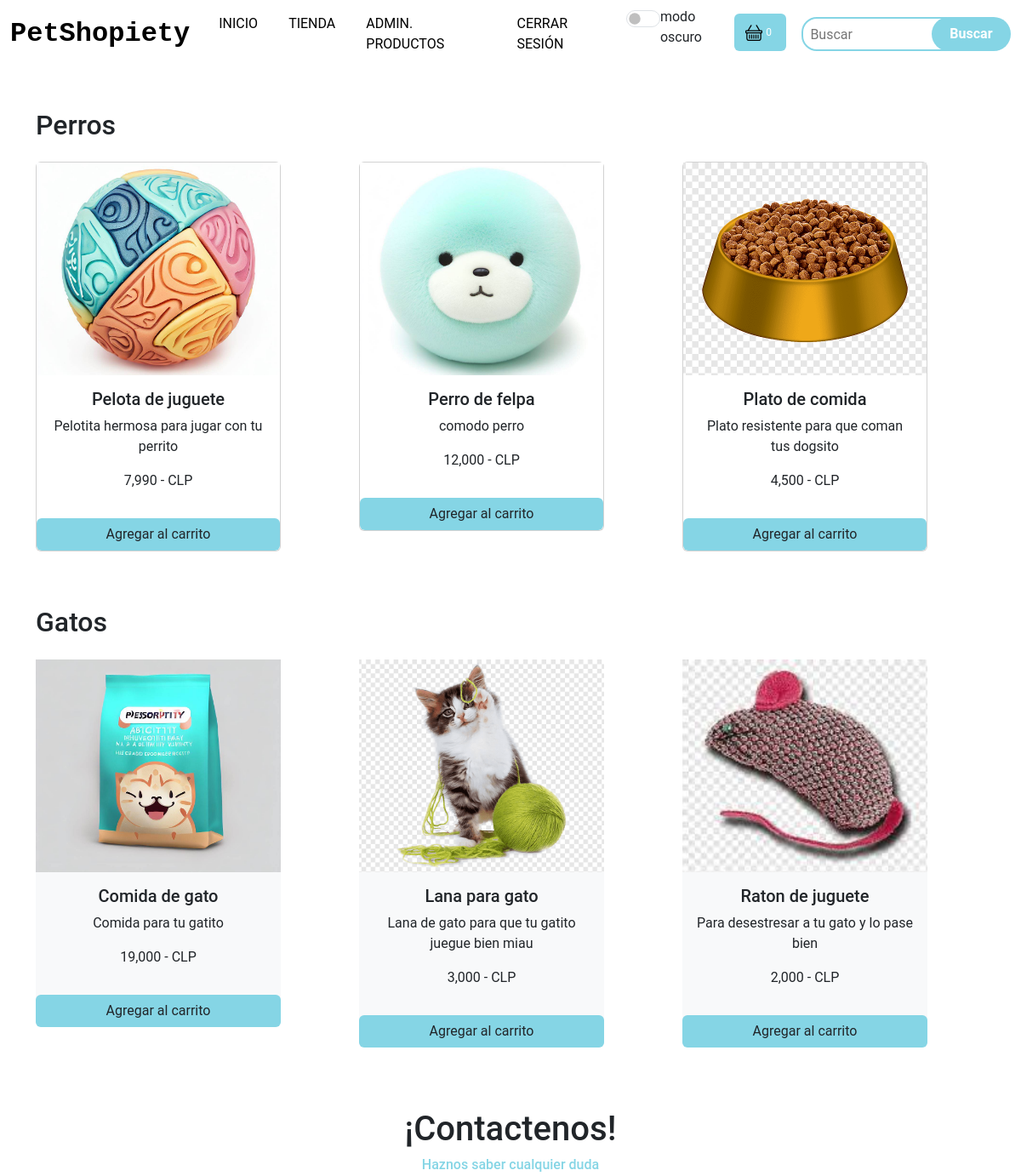
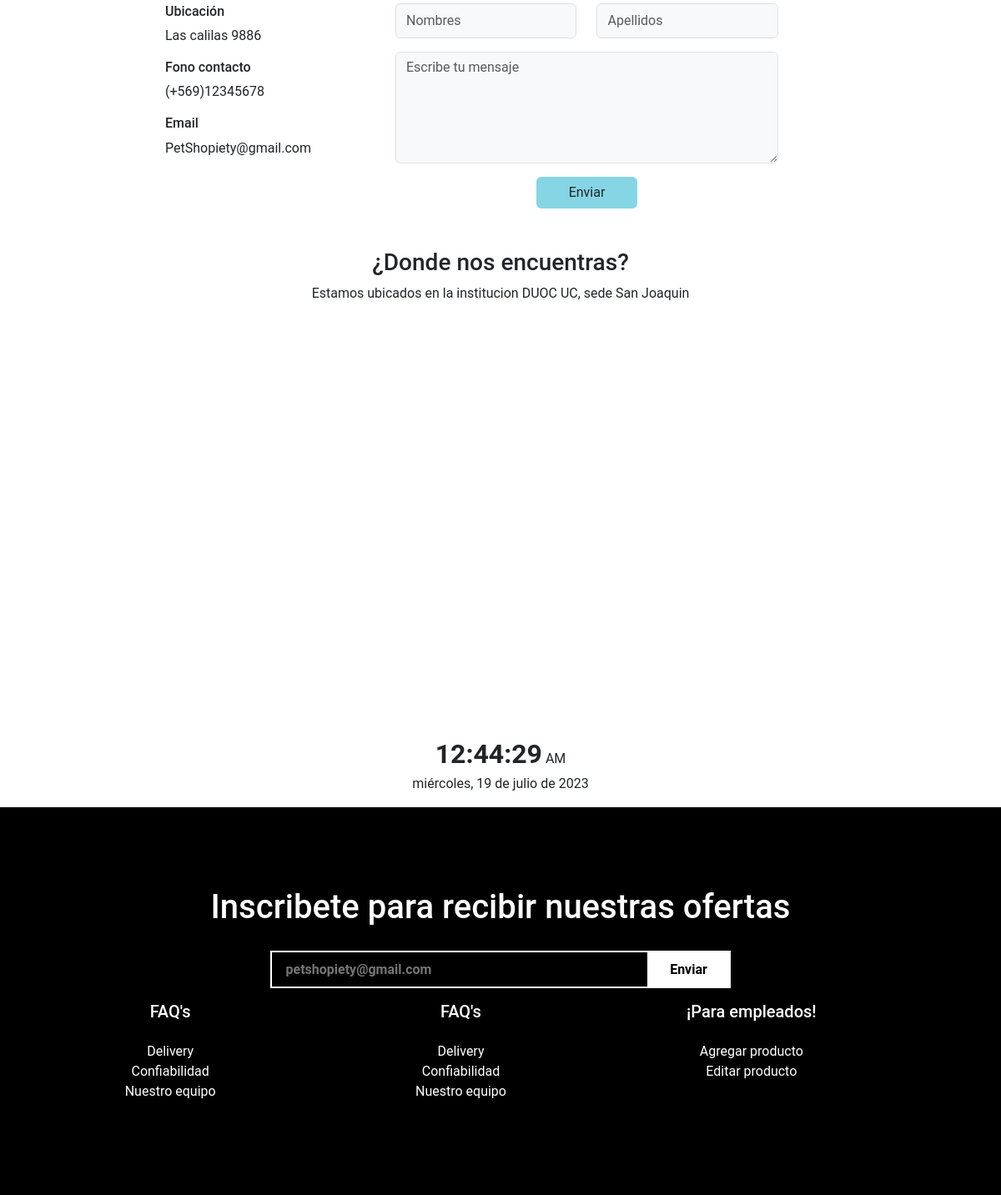
The app's page /tienda (signed in) with its own data (2 pictures, top to bottom).
### apps/PetShopiety/models.py (models this page shows, shortened)
class Producto(models.Model):
    sku = models.IntegerField(primary_key=True)
    nombre = models.CharField(max_length=50)
    stock = models.IntegerField()
    precio = models.IntegerField()
    descripcion = models.CharField(max_length=200)
    id_cat = models.ForeignKey(Categoria, on_delete=models.CASCADE)
    img_url = models.ImageField(upload_to='imagenesProducto')

### apps/PetShopiety/views.py (the view)
# urls.py: path('tienda', views.cargarTienda),
def cargarTienda(request):
    if request.user.is_authenticated:
        comprador = request.user.comprador
        orden, created = Orden.objects.get_or_create(
            comprador=comprador, completado=False)
        items = orden.itemsorden_set.all()
        cartItems = orden.obtener_total_items
    else:
        items = []
        orden = {"obtener_total_carrito": 0,
                 "obtener_total_items": 0, 'shipping': False}
        cartItems = orden['obtener_total_items']
    productos = Producto.objects.all()
    categoria_perros = Producto.objects.filter(id_cat=1)
    categoria_gatos = Producto.objects.filter(id_cat=2)
    return render(request, "tienda.html", {"prod": productos, "cate_gatos": categoria_gatos, "cate_perros": categoria_perros, 'cartItems': cartItems, 'items': items})

### apps/PetShopiety/models.py (called while the page is built)
    @property
    def obtener_total_items(self):
        itemsorden = self.itemsorden_set.all()
        total = sum([item.cantidad for item in itemsorden])
        return total

### apps/PetShopiety/templates/tienda.html (shortened to what this page needs)
<html lang="en">
{%load static%}
{%load humanize %}
<head>
  <link href="https://cdn.jsdelivr.net/npm/bootstrap@5.3.0-alpha3/dist/css/bootstrap.min.css" rel="stylesheet"
 />
  <link rel="stylesheet" href="https://cdn.jsdelivr.net/npm/bootstrap-icons@1.10.5/font/bootstrap-icons.css">
  {% block head %}
  <link rel="stylesheet" href="{% static 'css/style.css' %}">
  {% endblock %}
</head>
<body>
  <nav class="navbar navbar-expand-lg">
    <div class="container-fluid">
      <a class="navbar-brand fw-bold" href="/index">PetShopiety</a>
      <div class="collapse navbar-collapse" id="navbarSupportedContent">
        <ul class="navbar-nav m-auto mb-2 mb-lg-0">
          <li class="nav-item">
            <a class="nav-link active" href="/index">Inicio</a>
          </li>
          <li class="nav-item">
            <a class="nav-link" href="/tienda">Tienda</a>
          </li>
          <li>
            {% if user.is_authenticated and user.administrador %}
            <a class="nav-link" href="/admin_productos">ADMIN. PRODUCTOS</a>
            {% endif %}
          </li>
          <li>
            {% if request.user.is_authenticated %}
            <a class="nav-link" href="/cerrar_sesion">Cerrar sesión</a>
            {% endif %}
          </li>
          <li>
            <div class="form-check form-switch">
              <input type="checkbox" class="form-check-input" id="checkbox" onclick="setDarkMode()">
              <label class="form-check-label" for="checkbox">modo oscuro</label>
            </div>
          </li>
        </ul>
        <div class="col-1 mb-1 ">
          <button id="carrito" class="btn align-content-center" type="button" data-bs-toggle="offcanvas"
            data-bs-target="#offcanvasScrolling" aria-controls="offcanvasScrolling">
            <span id="cantidad-carrito" class="cantidad-carrito">{{cartItems}}</span>
          </button>
        </div>
        <form class="d-flex" role="search">
          <input class="px-2 search" type="search" placeholder="Buscar" aria-label="Buscar" />
          <button class="btn0" type="submit">
            Buscar
          </button>
        </form>
      </div>
    </div>
  </nav>
  <div class="container">
    <div class="row mt-5">
      <h2>Perros</h2>
      {% for p in cate_perros %}
      <div class="col-lg-4 text-center my-3">
        <div class="card" style="width: 18rem;">
          {%if p.img_url.url%}
          <img src="{{p.img_url.url}}" class="img-fluid product-img" alt="...">
          {%else %}
          <img src="{{p.imgURL}}" class="img-fluid product-img" alt="...">
          {% endif %}
          <div class="card-body">
            <h5 class="card-title">{{p.nombre}}</h5>
            <p class="card-text">{{p.descripcion}}</p>
            <p>{{p.precio|intcomma}} - CLP</p>
          </div>
          <button data-product="{{p.sku}}" data-action="add" class="btn comprar" href="/({{p.sku}})">Agregar al
            carrito</button>
        </div>
      </div>
      {% endfor %}
    </div>
    <div class="row mt-5">
      <h2>Gatos</h2>
      {% for p in cate_gatos %}
      <div class="col-lg-4 text-center my-3">
        <div class="card border-0 bg-light mb-2" style="width: 18rem;">
          {%if p.img_url.url%}
          <img src="{{p.img_url.url}}" class="img-fluid product-img" alt="...">
          {%else %}
          <img src="{{p.img_url}}" class="img-fluid product-img" alt="...">
          {% endif %}
          <div class="card-body">
            <h5 class="card-title">{{p.nombre}}</h5>
            <p class="card-text">{{p.descripcion}}</p>
            <p>{{p.precio | intcomma }} - CLP</p>
          </div>
          <button data-product="{{p.sku}}" data-action="add" class="btn comprar" href="/({{p.sku}})">Agregar al
            carrito</button>
        </div>
      </div>
      {% endfor %}
    </div>
  </div>
  <section class="contact m-5" id="contact">
    <div class="container">
      <div class="row">
        <div class="col-lg-5 m-auto text-center">
          <h1>¡Contactenos!</h1>
          <h6 style="color: rgb(133,213,229);">Haznos saber cualquier duda</h6>
        </div>
      </div>
      <div class="row">
        <div class="col-lg-9 m-auto ">
          <div class="row">
            <div class="col-lg-4">
              <h6>Ubicación</h6>
              <p>Las calilas 9886</p>
              <H6>Fono contacto</H6>
              <p>(+569)12345678</p>
              <h6>Email</h6>
              <p>PetShopiety@gmail.com</p>
            </div>
            <div class="col-lg-7">
              <div class="row">
                <div class="col-lg-6">
                  <input type="text" class="form-control bg-light py-2" placeholder="Nombres">
                </div>
                <div class="col-lg-6">
                  <input type="text" class="form-control bg-light py-2" placeholder="Apellidos">
                </div>
              </div>
              <div class="row">
                <div class="col-lg-12 py-3">
                  <textarea name="" id="" class="form-control bg-light" placeholder="Escribe tu mensaje" cols="30"
                    rows="5"></textarea>
                </div>
                <button class="btn w-25 container-fluid">Enviar</button>
              </div>
            </div>
          </div>
        </div>
      </div>
    </div>
  </section>
  <div class="text-center">
    <h3>¿Donde nos encuentras?</h3>
    <p>Estamos ubicados en la institucion DUOC UC, sede San Joaquin</p>
  </div>
  <div id="mapa"></div>
  <div class="container text-center mb-3">
    <span id="clock"></span>
    <span id="ampm"></span>
    <br>
    <span id="date"></span>
  </div>
  <section class="news py-5">
    <div class="container py-5">
      <div class="row">
        <div class="col-lg-9 text-center m-auto">
          <h1>Inscribete para recibir nuestras ofertas</h1>
          <input type="text" class="px-3" placeholder="petshopiety@gmail.com">
          <button class="btn2">Enviar</button>
        </div>
      </div>
      <div class="row">
        <div class="col-lg-11 text-center">
          <div class="row">
            <div class="col-lg-4 py-3 ">
              <h5 class="pb-3">FAQ's</h5>
              <p>Delivery</p>
              <p>Confiabilidad</p>
              <p>Nuestro equipo</p>
            </div>
            <div class="col-lg-4 py-3">
              <h5 class="pb-3">FAQ's</h5>
              <p>Delivery</p>
              <p>Confiabilidad</p>
              <p>Nuestro equipo</p>
            </div>
            <div class="col-lg-4 py-3 c-employee">
              <h5 class="pb-3">¡Para empleados!</h5>
              <a href="#">Agregar producto</a> <br>
              <a href="#">Editar producto</a>
            </div>
          </div>
        </div>
      </div>
    </div>
  </section>
</body>
</html>

### apps/PetShopiety/static/css/style.css (style rules this page uses)
input.error, select, textarea { border: 1px solid darkred; }
* { padding: 0; margin: 0; box-sizing: border-box; font-family: 'Roboto', sans-serif; box-sizing: border-box; }
.navbar-brand { font-size: 2rem; font-family: 'Source Code Pro', monospace; color: black; }
.nav-link { margin: 0 10px 0 10px; color: black; text-transform: uppercase; }
.search { height: 40px; width: 80%; border-radius: 18px; outline: none; border: 2px solid rgb(133, 213, 229); margin-right: -35px; }
.cantidad-carrito { background-color: rgb(133, 213, 229); color: white; border-radius: 50%; font-size: 12px; padding: 4px; }
.btn0 { height: 40px; width: 40%; outline: none; border: none; background-color: rgb(133, 213, 229); color: white; border-radius: 20px; font-weight: 700; }
.btn { background-color: rgb(133, 213, 229); }
.product-img { width: 100%; height: 250px; object-fit: cover; }
.news { background-color: black; color: white; }
.btn2 { height: 45px; width: 100px; background: white; margin-left: -10px; border: 2px solid white; font-weight: 600; }
.news input { height: 45px; width: 55%; border: 2px solid white; outline: none; background: black; color: white; margin-top: 20px; font-weight: 600; }
.news::placeholder { color: white; }
.news p { margin: 0; }
.c-employee a { text-decoration: none; color: white; }
#clock { font-size: 2rem; font-weight: bold; text-align: center; }
#checkbox { width: 40px; height: 20px; cursor: pointer; }
#mapa { height: 500px; width: 100%; }

### records on screen
Producto: img_url (picture), nombre "Pelota de juguete", descripcion "Pelotita hermosa para jugar con tu perrito", precio "7,990"
Producto: img_url (picture), nombre "Perro de felpa", descripcion "comodo perro", precio "12,000"
Producto: img_url (picture), nombre "Plato de comida", descripcion "Plato resistente para que coman tus dogsito", precio "4,500"
Producto: img_url (picture), nombre "Comida de gato", descripcion "Comida para tu gatito", precio "19,000"
Producto: img_url (picture), nombre "Lana para gato", descripcion "Lana de gato para que tu gatito juegue bien miau", precio "3,000"
Producto: img_url (picture), nombre "Raton de juguete", descripcion "Para desestresar a tu gato y lo pase bien", precio "2,000"

### other values on screen
{{ cartItems }} "0"
